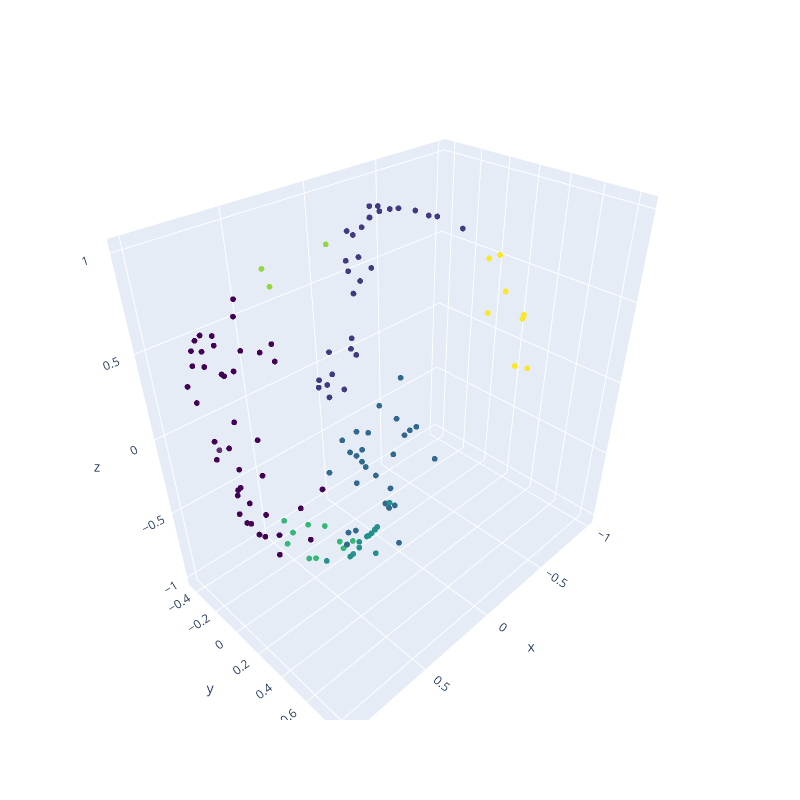

The code cell stored with this chart in its notebook:
### Markdown cell above
**BONUS**

Rather than applying the previous longitudinal normalization in the mercator projected data and applying k-means, we could directly apply k-means on the unit-sphere representing the earth. The cosine similarity thus becomes a more suitable similarity measure than the euclidean distance.

Apply a KMeans with cosine similarity on the sphere instead of the previously tested euclidean distance in the plane.

### Code cell
from sklearn.cluster import KMeans
from scipy.spatial.distance import euclidean

# Define your custom distance function
def c(p1, p2):
    return 1-(p1.reshape((1, p1.shape[0])).dot(p2)/(np.linalg.norm(p1)*np.linalg.norm(p2)))[0]


import numpy as np

def transform(latitude, longitude):
    # Convert latitude and longitude from degrees to radians
    lat_rad = np.radians(latitude)
    lon_rad = np.radians(longitude)
    
    # Compute x, y, and z coordinates on the unit sphere
    x = np.cos(lat_rad) * np.cos(lon_rad)
    y = np.cos(lat_rad) * np.sin(lon_rad)
    z = np.sin(lat_rad)
    
    # Normalize the x, y, and z coordinates
    norm = np.sqrt(x**2 + y**2 + z**2)
    x /= norm
    y /= norm
    z /= norm
    
    # Return the normalized x, y, and z coordinates as a numpy array
    return np.array([x, y, z])


transformed = np.array([transform(point[0], point[1]) for point in np1])


#plot the transformed points into the 3D space interactive and rotatable plot

import plotly.graph_objs as go


fig = go.Figure(data=[go.Scatter3d(x=transformed[:,0], y=transformed[:,1], z=transformed[:,2], mode='markers', marker=dict(color=np_Y, colorscale='Viridis', opacity=0.8, size=2))])
fig.update_layout(width=800, height=800)
fig.show()

### Figure 1 — Plotly figure (JSON) as saved in the notebook; plotly's stock layout.template omitted (floating-point values rounded to 4 significant figures; data arrays with more than 128 entries replaced by an {"elided": "..."} marker saying what was removed)
{"data": [{"marker": {"color": {"elided": "1649 int values"}, "colorscale": [[0, "#440154"], [0.1111, "#482878"], [0.2222, "#3e4989"], [0.3333, "#31688e"], [0.4444, "#26828e"], [0.5556, "#1f9e89"], [0.6667, "#35b779"], [0.7778, "#6ece58"], [0.8889, "#b5de2b"], [1, "#fde725"]], "opacity": 0.8, "size": 2}, "mode": "markers", "type": "scatter3d", "x": {"elided": "1649 float values"}, "y": {"elided": "1649 float values"}, "z": {"elided": "1649 float values"}}], "layout": {"height": 800, "width": 800}}
